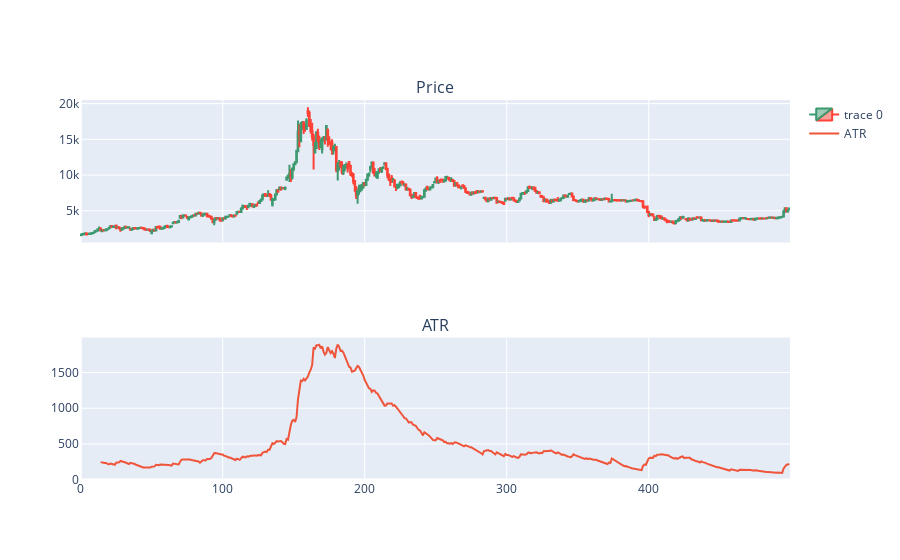

The notebook cell saved with this chart:
### Code cell
import yfinance as yf
import pandas_ta as ta
import plotly.graph_objects as go
from plotly.subplots import make_subplots
import pandas as pd

# data = yf.download(tickers='BTC-USD', period='max', interval='1d')
data = pd.read_csv("BTCUSD_Candlestick_1_D_ASK_08.05.2017-16.10.2021.csv")
data['ATR'] = ta.atr(data.High, data.Low, data.Close, length=14)

df = data[:500]

fig = make_subplots(rows=2, cols=1, subplot_titles=['Price', 'ATR'], shared_xaxes=True)

fig.add_trace(go.Candlestick(x=df.index,
                open=df['Open'],
                high=df['High'],
                low=df['Low'],
                close=df['Close']), row=1, col=1)
fig.add_trace(go.Scatter(x=df.index, y=df['ATR'], name='ATR'), row=2, col=1)

fig.update_layout(
    xaxis=dict(rangeslider=dict(visible=False))
)

fig.show()

### Figure 1 — Plotly figure (JSON) as saved in the notebook; plotly's stock layout.template omitted (floating-point values rounded to 4 significant figures; data arrays with more than 128 entries replaced by an {"elided": "..."} marker saying what was removed)
{"data": [{"close": {"elided": "500 int values"}, "high": {"elided": "500 int values"}, "low": {"elided": "500 int values"}, "open": {"elided": "500 int values"}, "type": "candlestick", "x": {"elided": "500 int values"}, "xaxis": "x", "yaxis": "y"}, {"name": "ATR", "type": "scatter", "x": {"elided": "500 int values"}, "xaxis": "x2", "y": {"elided": "500 float values"}, "yaxis": "y2"}], "layout": {"annotations": [{"font": {"size": 16}, "showarrow": false, "text": "Price", "x": 0.5, "xanchor": "center", "xref": "paper", "y": 1, "yanchor": "bottom", "yref": "paper"}, {"font": {"size": 16}, "showarrow": false, "text": "ATR", "x": 0.5, "xanchor": "center", "xref": "paper", "y": 0.375, "yanchor": "bottom", "yref": "paper"}], "xaxis": {"anchor": "y", "domain": [0, 1], "matches": "x2", "rangeslider": {"visible": false}, "showticklabels": false}, "xaxis2": {"anchor": "y2", "domain": [0, 1]}, "yaxis": {"anchor": "x", "domain": [0.625, 1]}, "yaxis2": {"anchor": "x2", "domain": [0, 0.375]}}}
